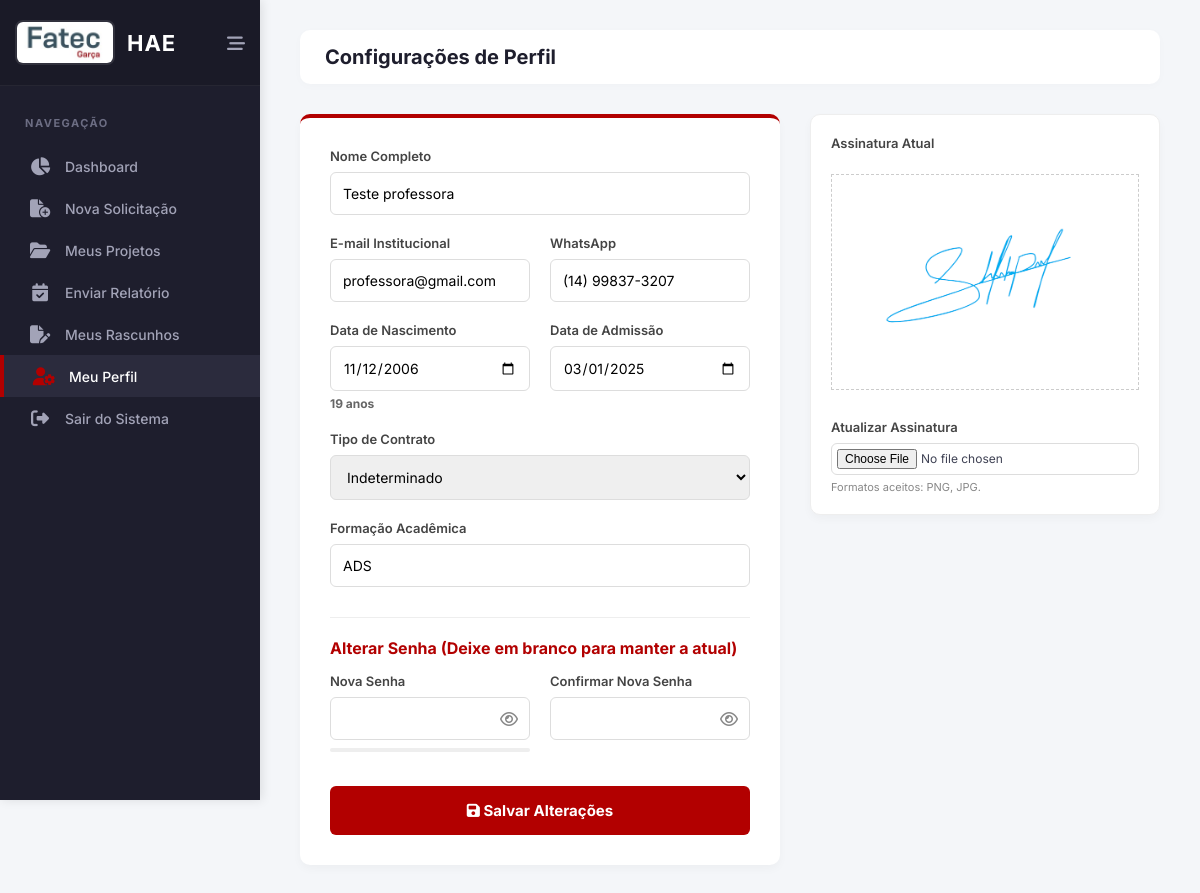
The page /perfil.php (signed in) on the database as committed earlier.
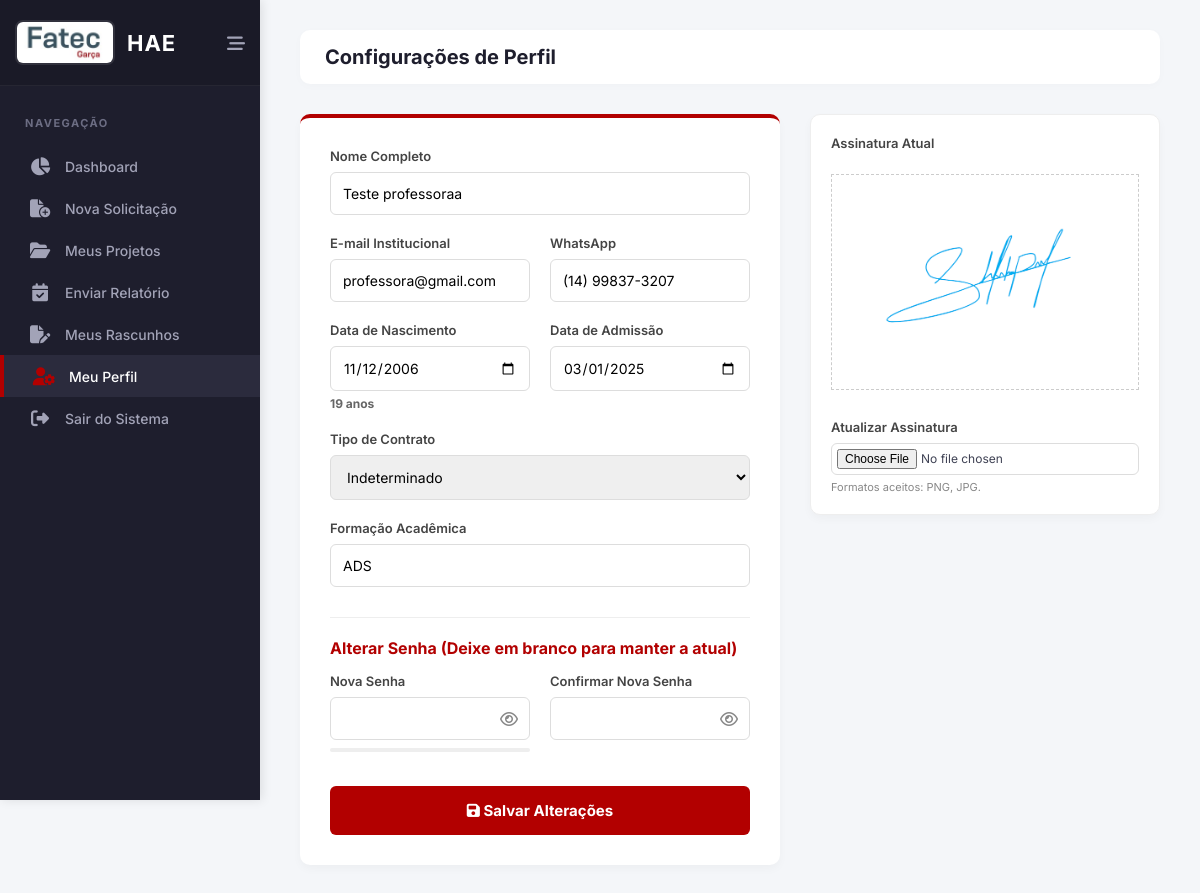
The same page on the database as committed later.
### tables this page shows
CREATE TABLE `usuarios` (
  `id` int(11) NOT NULL,
  `nome` varchar(100) NOT NULL,
  `email` varchar(100) NOT NULL,
  `telefone_whatsapp` varchar(20) DEFAULT NULL,
  `funcao` enum('Professor','Coordenador','Diretor') NOT NULL,
  `data_nascimento` date DEFAULT NULL,
  `data_admissao` date DEFAULT NULL,
  `tipo_contrato` enum('Determinado','Indeterminado') DEFAULT NULL,
  `formacao_academica` text DEFAULT NULL,
  `assinatura_path` varchar(255) DEFAULT NULL,
  `senha` varchar(255) NOT NULL,
  `primeiro_acesso` tinyint(1) DEFAULT 1
);

### perfil.php (the view, shortened to what the changed rows need)
<?php
require 'config/conexao.php';
$usuario_id = $_SESSION['usuario_id'];
$stmt = $pdo->prepare("SELECT * FROM usuarios WHERE id = ?");
$stmt->execute([$usuario_id]);
$user = $stmt->fetch(PDO::FETCH_ASSOC);
?>
<!DOCTYPE html>
<html lang="pt-BR">
<head>
    <link rel="stylesheet" href="assets/css/painel.css">
    <link rel="stylesheet" href="https://cdnjs.cloudflare.com/ajax/libs/font-awesome/6.4.0/css/all.min.css">
</head>
<body>
    <aside class="sidebar" id="sidebar">
        <div class="sidebar-header">
            <a href="painel.php" class="brand">
                <h2 class="brand-text">HAE</h2>
            </a>
        </div>
    </aside>
    <main class="main-content">
        <header class="header">
            <div class="header-top">
                <h1>Configurações de Perfil</h1>
            </div>
        </header>
        <form method="POST" enctype="multipart/form-data" id="perfil-form" autocomplete="off">
            <div class="perfil-container">
                <div class="form-card">
                    <div class="grid">
                        <div class="full">
                            <label>Nome Completo</label>
                            <input type="text" name="nome" value="<?php echo htmlspecialchars($user['nome']); ?>"
                                required>
                        </div>
                        <div>
                            <label>E-mail Institucional</label>
                            <input type="email" name="email" value="<?php echo htmlspecialchars($user['email']); ?>"
                                required>
                        </div>
                        <div>
                            <label>WhatsApp</label>
                            <input type="text" name="whatsapp" id="whatsapp"
                                value="<?php echo htmlspecialchars($user['telefone_whatsapp']); ?>" required>
                        </div>
                        <div>
                            <label>Data de Nascimento</label>
                            <input type="date" name="data_nascimento" id="data_nascimento"
                                value="<?php echo $user['data_nascimento']; ?>" required
                                oninput="calculateAge(this.value)">
                            <span id="idade-display" class="idade-info"></span>
                        </div>
                        <div>
                            <label>Data de Admissão</label>
                            <input type="date" name="data_admissao" value="<?php echo $user['data_admissao']; ?>"
                                required>
                        </div>
                        <div class="full">
                            <label>Tipo de Contrato</label>
                            <select name="tipo_contrato" required>
                                <option value="Indeterminado" <?php echo ($user['tipo_contrato'] == 'Indeterminado') ? 'selected' : ''; ?>>Indeterminado</option>
                            </select>
                        </div>
                        <div class="full">
                            <label>Formação Acadêmica</label>
                            <input type="text" name="formacao_academica"
                                value="<?php echo htmlspecialchars($user['formacao_academica']); ?>" required>
                        </div>
                    </div>
                </div>
                <div class="signature-column">
                    <div class="signature-preview">
                        <label style="text-align: left;">Assinatura Atual</label>
                        <?php if ($user['assinatura_path']): ?>
                            <img src="<?php echo $user['assinatura_path']; ?>" alt="Assinatura">
                        <?php else: ?>
                            <p style="font-size: 12px; color: #999; margin: 20px 0;">Nenhuma assinatura cadastrada.</p>
                        <?php endif; ?>
                        <div style="margin-top: 25px; text-align: left;">
                            <label>Atualizar Assinatura</label>
                            <input type="file" name="assinatura" style="padding: 5px; font-size: 12px; width: 100%;">
                            <p style="font-size: 11px; color: #888; margin-top: 5px;">Formatos aceitos: PNG, JPG.</p>
                        </div>
                    </div>
                </div>
            </div>
        </form>
    </main>
</body>
</html>

Rows that differ between the two databases and show on the page:
changed usuarios "professora@gmail.com": nome "Teste professora" → "Teste professoraa"
